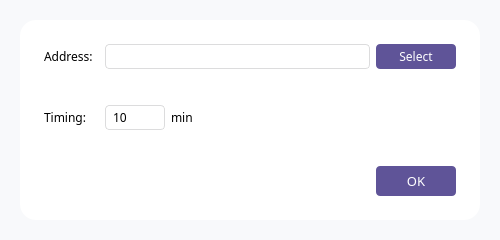
<?xml version="1.0" encoding="UTF-8"?>
<ui version="4.0">
 <class>MainWindow</class>
 <widget class="QMainWindow" name="MainWindow">
  <property name="geometry">
   <rect>
    <x>0</x>
    <y>0</y>
    <width>500</width>
    <height>240</height>
   </rect>
  </property>
  <property name="sizePolicy">
   <sizepolicy hsizetype="Fixed" vsizetype="Fixed">
    <horstretch>0</horstretch>
    <verstretch>0</verstretch>
   </sizepolicy>
  </property>
  <property name="minimumSize">
   <size>
    <width>500</width>
    <height>240</height>
   </size>
  </property>
  <property name="maximumSize">
   <size>
    <width>500</width>
    <height>240</height>
   </size>
  </property>
  <property name="windowTitle">
   <string>GSnapshot</string>
  </property>
  <property name="windowIcon">
   <iconset resource="src.qrc">
    <normaloff>:/logo.ico</normaloff>:/logo.ico</iconset>
  </property>
  <property name="styleSheet">
   <string notr="true">QWidget#MainWindow{background-color: rgb(248, 249, 251);}
</string>
  </property>
  <widget class="QWidget" name="centralWidget">
   <property name="styleSheet">
    <string notr="true"/>
   </property>
   <layout class="QVBoxLayout" name="verticalLayout_2">
    <property name="leftMargin">
     <number>20</number>
    </property>
    <property name="topMargin">
     <number>20</number>
    </property>
    <property name="rightMargin">
     <number>20</number>
    </property>
    <property name="bottomMargin">
     <number>20</number>
    </property>
    <item>
     <layout class="QHBoxLayout" name="horizontalLayout">
      <item>
       <widget class="QWidget" name="widget" native="true">
        <property name="styleSheet">
         <string notr="true">QWidget#widget{background-color: rgb(255, 255, 255);border-radius: 16px;}


</string>
        </property>
        <layout class="QVBoxLayout" name="verticalLayout" stretch="2,2,1">
         <property name="spacing">
          <number>0</number>
         </property>
         <property name="leftMargin">
          <number>24</number>
         </property>
         <property name="topMargin">
          <number>24</number>
         </property>
         <property name="rightMargin">
          <number>24</number>
         </property>
         <property name="bottomMargin">
          <number>24</number>
         </property>
         <item>
          <layout class="QHBoxLayout" name="horizontalLayout_pro">
           <property name="leftMargin">
            <number>0</number>
           </property>
           <item>
            <widget class="QLabel" name="label_address">
             <property name="sizePolicy">
              <sizepolicy hsizetype="Fixed" vsizetype="Fixed">
               <horstretch>0</horstretch>
               <verstretch>0</verstretch>
              </sizepolicy>
             </property>
             <property name="minimumSize">
              <size>
               <width>55</width>
               <height>0</height>
              </size>
             </property>
             <property name="maximumSize">
              <size>
               <width>55</width>
               <height>16777215</height>
              </size>
             </property>
             <property name="font">
              <font>
               <family>Arial Rounded MT Bold</family>
              </font>
             </property>
             <property name="text">
              <string>Address:</string>
             </property>
            </widget>
           </item>
           <item>
            <widget class="QLineEdit" name="lineEdit_address">
             <property name="minimumSize">
              <size>
               <width>0</width>
               <height>25</height>
              </size>
             </property>
             <property name="font">
              <font>
               <family>Arial Rounded MT Bold</family>
              </font>
             </property>
             <property name="styleSheet">
              <string notr="true">border-radius: 4px;border: 1px solid #DCDCDD;padding-left:5px;</string>
             </property>
            </widget>
           </item>
           <item>
            <widget class="QPushButton" name="pushButton_select">
             <property name="sizePolicy">
              <sizepolicy hsizetype="Fixed" vsizetype="Fixed">
               <horstretch>0</horstretch>
               <verstretch>0</verstretch>
              </sizepolicy>
             </property>
             <property name="minimumSize">
              <size>
               <width>80</width>
               <height>25</height>
              </size>
             </property>
             <property name="maximumSize">
              <size>
               <width>80</width>
               <height>25</height>
              </size>
             </property>
             <property name="font">
              <font>
               <family>Arial Rounded MT Bold</family>
              </font>
             </property>
             <property name="styleSheet">
              <string notr="true">background-color: rgb(95, 84, 152);
color: rgb(255, 255, 255);
border-radius: 4px;
</string>
             </property>
             <property name="text">
              <string>Select</string>
             </property>
            </widget>
           </item>
          </layout>
         </item>
         <item>
          <layout class="QHBoxLayout" name="horizontalLayout_time">
           <item>
            <widget class="QLabel" name="label_time">
             <property name="sizePolicy">
              <sizepolicy hsizetype="Fixed" vsizetype="Fixed">
               <horstretch>0</horstretch>
               <verstretch>0</verstretch>
              </sizepolicy>
             </property>
             <property name="minimumSize">
              <size>
               <width>55</width>
               <height>0</height>
              </size>
             </property>
             <property name="maximumSize">
              <size>
               <width>55</width>
               <height>16777215</height>
              </size>
             </property>
             <property name="font">
              <font>
               <family>Arial Rounded MT Bold</family>
              </font>
             </property>
             <property name="text">
              <string>Timing:</string>
             </property>
            </widget>
           </item>
           <item>
            <widget class="QSpinBox" name="spinBox">
             <property name="sizePolicy">
              <sizepolicy hsizetype="Fixed" vsizetype="Fixed">
               <horstretch>0</horstretch>
               <verstretch>0</verstretch>
              </sizepolicy>
             </property>
             <property name="minimumSize">
              <size>
               <width>60</width>
               <height>25</height>
              </size>
             </property>
             <property name="maximumSize">
              <size>
               <width>60</width>
               <height>25</height>
              </size>
             </property>
             <property name="font">
              <font>
               <family>Arial Rounded MT Bold</family>
              </font>
             </property>
             <property name="styleSheet">
              <string notr="true">QSpinBox
{
	border:1px solid #DCDCDD;
	border-radius: 4px;
    padding-left:5px;
}
 
QSpinBox::up-button,QSpinBox::down-button
{
	width:0px;
}</string>
             </property>
             <property name="minimum">
              <number>1</number>
             </property>
             <property name="maximum">
              <number>1440</number>
             </property>
             <property name="value">
              <number>10</number>
             </property>
            </widget>
           </item>
           <item>
            <widget class="QLabel" name="label_min">
             <property name="font">
              <font>
               <family>Arial Rounded MT Bold</family>
              </font>
             </property>
             <property name="text">
              <string>min</string>
             </property>
            </widget>
           </item>
           <item>
            <spacer name="horizontalSpacer">
             <property name="orientation">
              <enum>Qt::Horizontal</enum>
             </property>
             <property name="sizeHint" stdset="0">
              <size>
               <width>40</width>
               <height>20</height>
              </size>
             </property>
            </spacer>
           </item>
          </layout>
         </item>
         <item>
          <layout class="QHBoxLayout" name="horizontalLayout_3">
           <item>
            <spacer name="horizontalSpacer_2">
             <property name="orientation">
              <enum>Qt::Horizontal</enum>
             </property>
             <property name="sizeHint" stdset="0">
              <size>
               <width>40</width>
               <height>20</height>
              </size>
             </property>
            </spacer>
           </item>
           <item>
            <widget class="QPushButton" name="pushButton_ok">
             <property name="sizePolicy">
              <sizepolicy hsizetype="Fixed" vsizetype="Fixed">
               <horstretch>0</horstretch>
               <verstretch>0</verstretch>
              </sizepolicy>
             </property>
             <property name="minimumSize">
              <size>
               <width>80</width>
               <height>30</height>
              </size>
             </property>
             <property name="maximumSize">
              <size>
               <width>80</width>
               <height>30</height>
              </size>
             </property>
             <property name="font">
              <font>
               <family>Arial Rounded MT Bold</family>
               <pointsize>10</pointsize>
              </font>
             </property>
             <property name="styleSheet">
              <string notr="true">background-color: rgb(95, 84, 152);
color: rgb(255, 255, 255);
border-radius: 4px;
</string>
             </property>
             <property name="text">
              <string>OK</string>
             </property>
             <property name="checkable">
              <bool>true</bool>
             </property>
            </widget>
           </item>
          </layout>
         </item>
        </layout>
       </widget>
      </item>
     </layout>
    </item>
   </layout>
  </widget>
 </widget>
 <layoutdefault spacing="6" margin="11"/>
 <resources>
  <include location="src.qrc"/>
 </resources>
 <connections/>
</ui>
